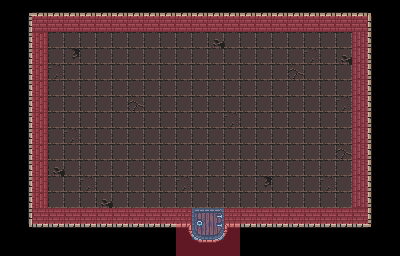

This is a level from a 2D game, rendered from its Tiled map with the project's own tilesets. A one-line summary and the map file follow, with tile-layer data summarised:
An orthogonal 25x16 tile map with 16x16 px tiles, 3 tile layers (Tile Layer 1, wall meta, door meta), 2 tilesets.

<map version="1.8" tiledversion="1.8.4" orientation="orthogonal" renderorder="right-down" width="25" height="16" tilewidth="16" tileheight="16" infinite="0" nextlayerid="6" nextobjectid="1">
 <tileset firstgid="1" source="0x72_DungeonTilesetII_v1.4.tsx" />
 <tileset firstgid="1025" source="MetaSet.tsx" />
 <layer id="1" name="Tile Layer 1" width="25" height="16">
  <data>[400 cells, 349 non-empty, 20 distinct tile ids]</data>
 </layer>
 <layer id="3" name="wall meta" width="25" height="16" opacity="0.4">
  <data>[400 cells, 68 non-empty, 1 distinct tile ids]</data>
 </layer>
 <layer id="5" name="door meta" width="25" height="16" opacity="0.4">
  <data>[400 cells, 4 non-empty, 1 distinct tile ids]</data>
 </layer>
</map>
